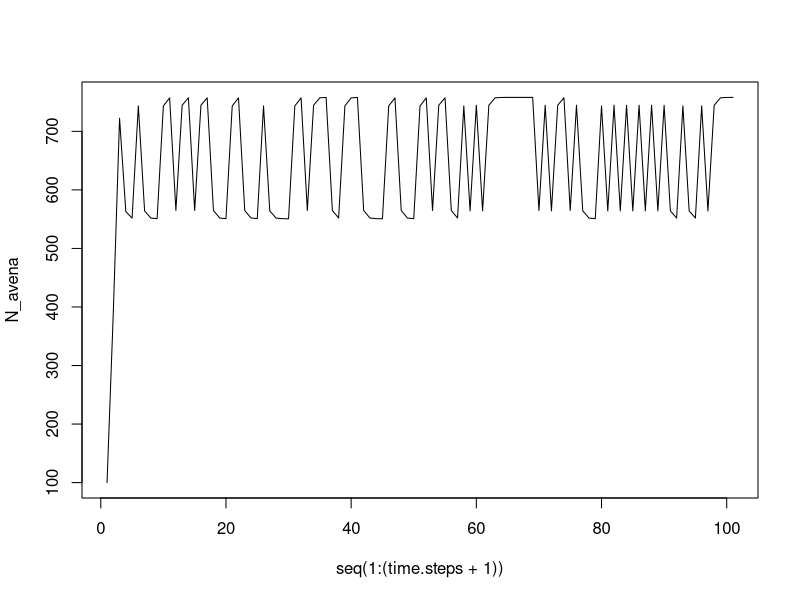
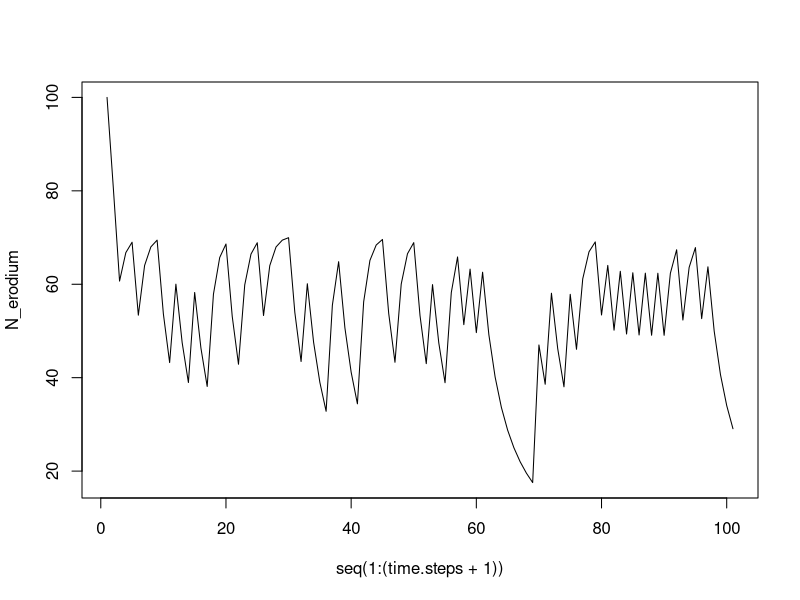
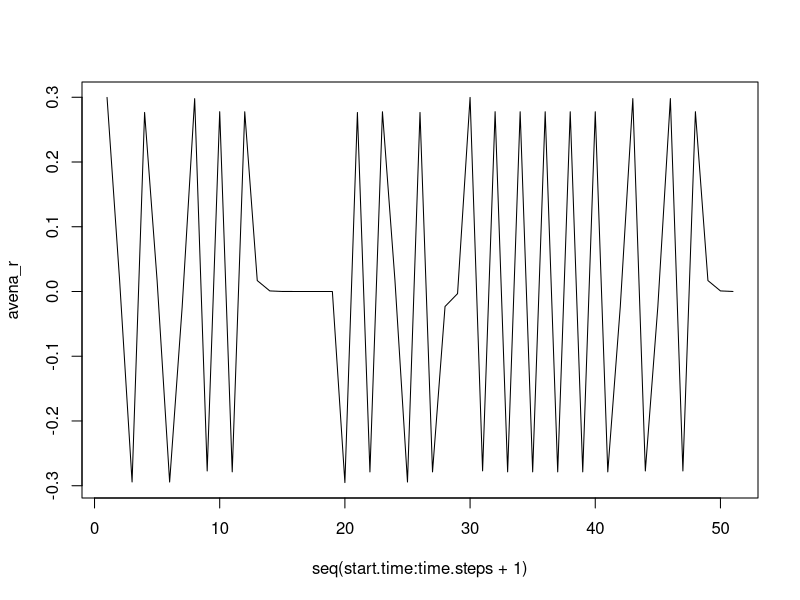
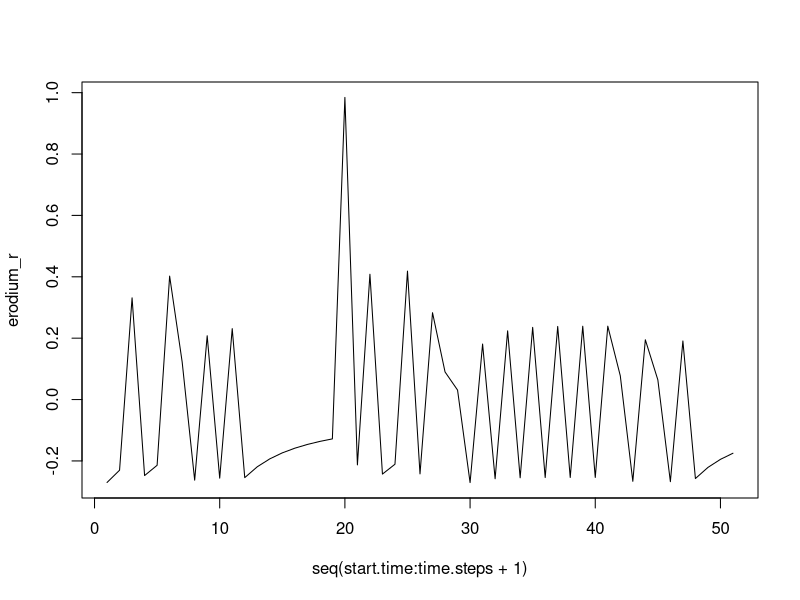
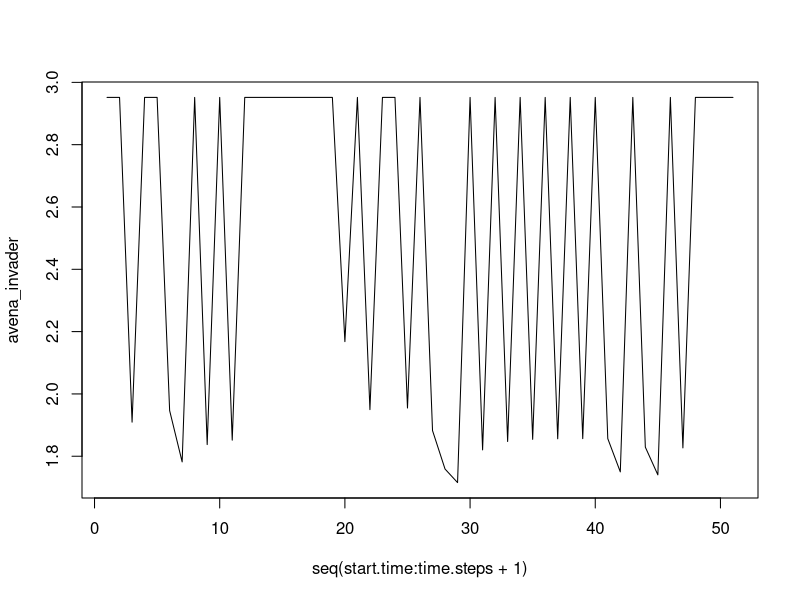
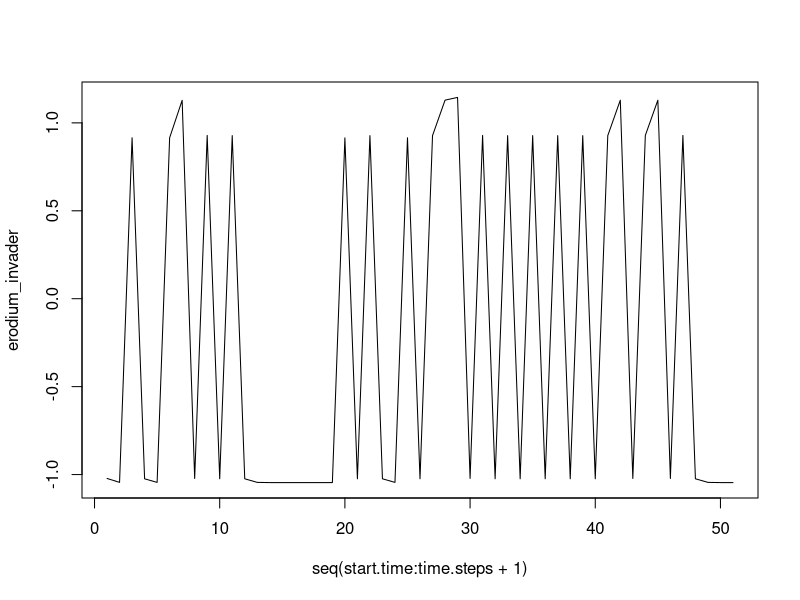

The R script that drew these images, in order:
## ---- chunk 1
knitr::opts_chunk$set(echo = TRUE)
library(tidyverse)
## ---- chunk 2
 pars <- read.csv('model_parameters_hallett.csv')

# seed survival and germination fractions
as <- 0 # changed to 0 to be a fully non-seedbanking species
ag <- 0.9
es <- 0.82
eg <- 0.6
## ---- chunk 3
# Determine equilibrium conditions for each species in isolation 
pop.equilibrium <- function (N0, s, g, a_intra, lambda) {
  # to run for only a single timestep
  N <- s*(1-g)*N0 + N0*(lambda*g)/(1+a_intra*N0)
  return(N)
}

# invader population growth rate one time step forward
pop.invade <- function (N0, resident, s, g, a_inter, lambda) {
  # to run for only a single timestep
  N <- s*(1-g)*N0 + N0*(lambda*g)/(1+a_inter*resident)
  return(N)
}

# resident population growth rate one time step forward
pop.resident <- function (N0, resident, s, g, a_intra, a_inter, lambda) {
  # to run for only a single timestep
  N <- s*(1-g)*resident + resident*(lambda*g)/(1+a_intra*resident+a_inter*N0)
  return(N)
}
## ---- chunk 4
N0 <- 100
time.steps <- 100
env.draw <- rbinom(time.steps, 1, 0.5)
env.cond <- if_else(env.draw > 0, 'controlRain','consistentDry')
N_avena <- rep(NA, time.steps)
N_avena[1] <- N0

for (t in 1:time.steps) {
  params <- pars %>% filter(species=='Avena', treatment==env.cond[t])
  N_avena[t+1] <- pop.equilibrium(N0=N_avena[t], s=as, g=ag, a_intra=params$aiA, lambda=params$lambda)
}

# check output
plot(seq(1:(time.steps+1)), N_avena, type="l")
## ---- chunk 5
N0 <- 100
N_erodium <- rep(NA, time.steps)
N_erodium[1] <- N0

for (t in 1:time.steps) {
  params <- pars %>% filter(species=='Erodium', treatment==env.cond[t])
  N_erodium[t+1] <- pop.equilibrium(N0=N_erodium[t], s=es, g=eg, a_intra=params$aiE, lambda=params$lambda)
}

# check output
plot(seq(1:(time.steps+1)), N_erodium, type="l")
## ---- chunk 6
# invade avena first
start.time <- 50
avena_invade <- rep (NA, time.steps - start.time)
erodium_resident <- rep (NA, time.steps - start.time)
temp <- 1
for (t in start.time:time.steps) {
  params <- pars %>% filter(species=='Avena', treatment==env.cond[t])
  params_resident <- pars %>% filter(species=='Erodium', treatment==env.cond[t])
  avena_invade[temp] <- pop.invade(N0=1, resident=N_erodium[t], s=as, g=ag, a_inter=params$aiE, lambda=params$lambda)
  
  # sanity check that the resident isn't affected
  erodium_new <- pop.resident(N0=1, resident=N_erodium[t], s=es, g=eg, 
                              a_intra=params_resident$aiE, a_inter=params_resident$aiA, 
                              lambda=params_resident$lambda)
  erodium_resident[temp] <- erodium_new/N_erodium[t]
  
  temp  <- temp + 1 
}
## ---- chunk 7
erodium_invade <- rep (NA, time.steps - start.time)
avena_resident <- rep (NA, time.steps - start.time)
temp <- 1
for (t in start.time:time.steps) {
  params <- pars %>% filter(species=='Erodium', treatment==env.cond[t])
  params_resident <- pars %>% filter(species=='Avena', treatment==env.cond[t])
  
  erodium_invade[temp] <- pop.invade(N0=1, resident=N_avena[t], s=es, g=eg, a_inter=params$aiA, lambda=params$lambda)
  
  # sanity check that the resident isn't affected
  avena_new <- pop.resident(N0=1, resident=N_avena[t], s=as, g=ag, 
                            a_intra=params_resident$aiA, a_inter=params_resident$aiE, 
                            lambda=params_resident$lambda)
  avena_resident[temp] <- avena_new/N_avena[t]
  temp  <- temp + 1 
}

## ---- chunk 8
avena_invader <- log(avena_invade)
erodium_invader <- log(erodium_invade)

avena_r <- log(avena_resident)
erodium_r <- log(erodium_resident)

plot(seq(start.time:time.steps+1), avena_r , type="l")
plot(seq(start.time:time.steps+1), erodium_r , type="l")

plot(seq(start.time:time.steps+1), avena_invader , type="l")
plot(seq(start.time:time.steps+1), erodium_invader , type="l")
